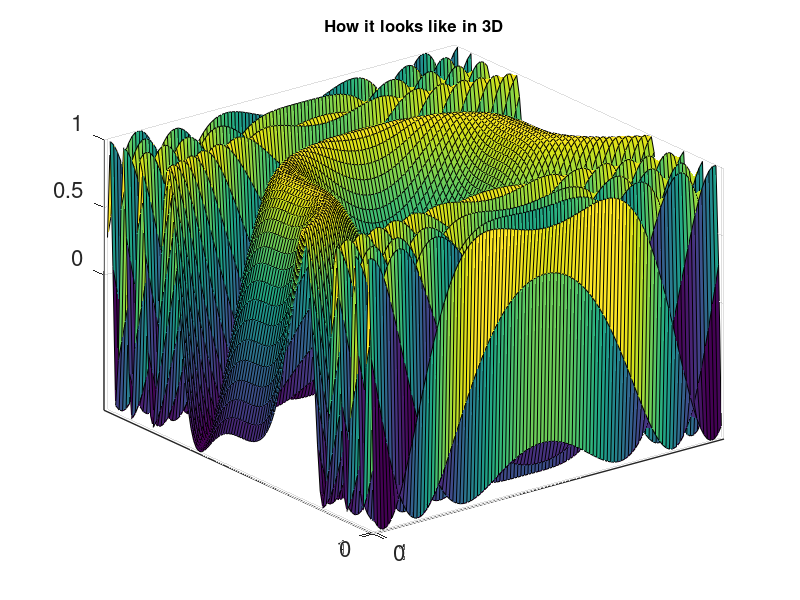
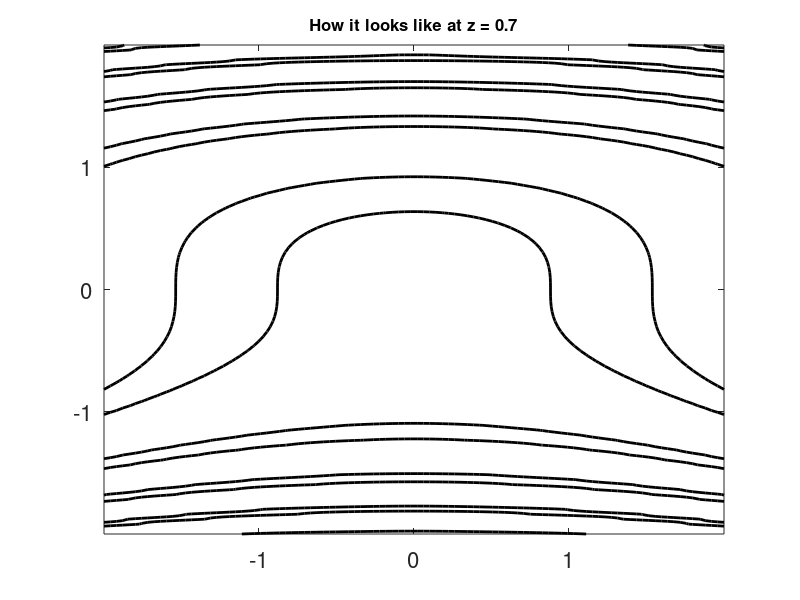

The MATLAB script that drew these images, in order:
% plotAtAContourLevel.m
% Sometimes in life we just want the plot at a particular contour level.
% aka plot me y against x, at the level of z = 0.7 (You should be able to
% understand this easily. Basically it's just an implicit 2D function of x and y, at z
% = 0.7.

t = linspace(-2,2,100);
[x,y] = meshgrid(t,t);
z = sin(x.^2 + 3*y.^3);

% How it actually looks like in 3D
surf(z);
% Some usual figure tuning
set(gca,'fontsize',16,'linewidth',1);
set(gca,'XTick',[-1:1:1]);
set(gca,'YTick',[-1:1:1]);
set(gca,'ZTick',[0:0.5:1]);
title('How it looks like in 3D','fontsize',12);

figure
contour(x,y,z, [0.7,0.7], 'k-' , 'linewidth',2); % The syntax goes : contour(x,y,z, [ z_level , z_level ] )
% Some usual figure tuning
set(gca,'fontsize',16);
set(gca,'XTick',[-1:1:1]);
set(gca,'YTick',[-1:1:1]);
set(gca,'ZTick',[0:0.5:1]);
title('How it looks like at z = 0.7','fontsize',12);